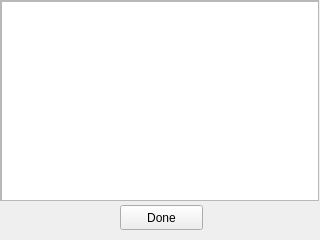
<?xml version="1.0" encoding="UTF-8"?>
<ui version="4.0">
 <class>Zoom</class>
 <widget class="QWidget" name="Zoom">
  <property name="geometry">
   <rect>
    <x>0</x>
    <y>0</y>
    <width>320</width>
    <height>240</height>
   </rect>
  </property>
  <property name="windowTitle">
   <string>Zoom</string>
  </property>
  <widget class="QWidget" name="centralwidget" native="true">
   <property name="geometry">
    <rect>
     <x>0</x>
     <y>0</y>
     <width>320</width>
     <height>239</height>
    </rect>
   </property>
   <widget class="QPushButton" name="doneButton">
    <property name="geometry">
     <rect>
      <x>120</x>
      <y>205</y>
      <width>83</width>
      <height>25</height>
     </rect>
    </property>
    <property name="text">
     <string>Done</string>
    </property>
   </widget>
   <widget class="QScrollArea" name="scrollArea">
    <property name="geometry">
     <rect>
      <x>0</x>
      <y>0</y>
      <width>319</width>
      <height>201</height>
     </rect>
    </property>
    <property name="widgetResizable">
     <bool>true</bool>
    </property>
    <widget class="QWidget" name="scrollAreaWidgetContents">
     <property name="geometry">
      <rect>
       <x>0</x>
       <y>0</y>
       <width>317</width>
       <height>199</height>
      </rect>
     </property>
     <widget class="QListView" name="listView">
      <property name="geometry">
       <rect>
        <x>0</x>
        <y>0</y>
        <width>319</width>
        <height>201</height>
       </rect>
      </property>
     </widget>
    </widget>
   </widget>
  </widget>
 </widget>
 <resources/>
 <connections/>
</ui>
